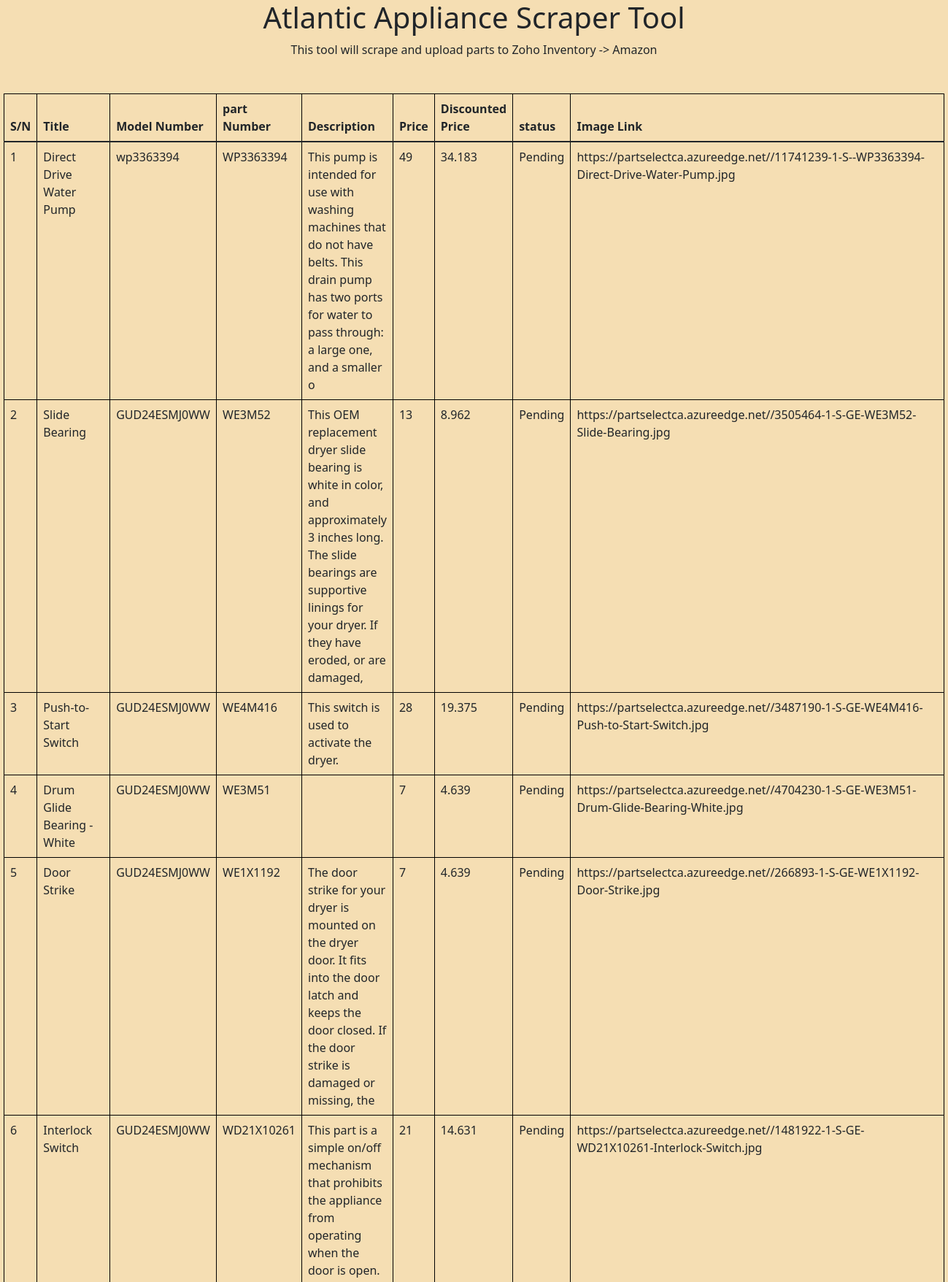
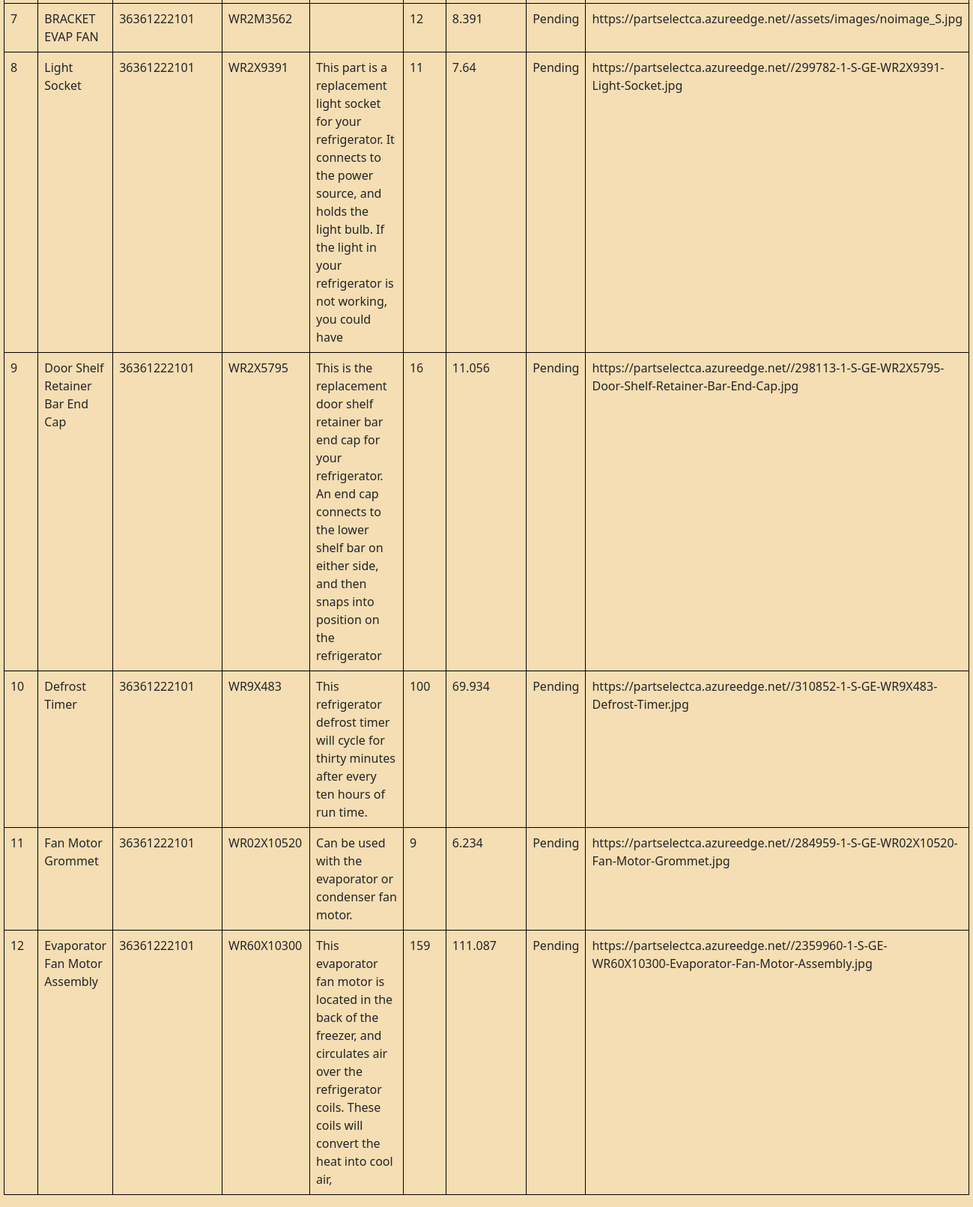
The app's page /scraped_data.php with its own data (2 pictures, top to bottom).
### tables this page shows
CREATE TABLE `scraped` (
  `id` int(11) NOT NULL,
  `title` varchar(255) NOT NULL,
  `model_no` varchar(255) NOT NULL,
  `part_no` varchar(255) NOT NULL,
  `description` varchar(255) NOT NULL,
  `price` varchar(255) NOT NULL,
  `discounted_price` varchar(255) NOT NULL,
  `image` varchar(255) NOT NULL,
  `status` varchar(255) NOT NULL
);

### scraped_data.php (the view, shortened to what this page needs)
<?php include_once "config.php"; ?>
<!DOCTYPE html>
<html lang="en">
<head>
<link href="https://cdn.jsdelivr.net/npm/bootstrap@5.1.3/dist/css/bootstrap.min.css" rel="stylesheet">
</head>
<body class="" style="background:wheat">
<?php
$query = "SELECT * FROM scraped ORDER BY id DESC";
$sql = mysqli_query($connection, $query);
if (mysqli_num_rows($sql) > 0) {
?>
<center>
<h1> Atlantic Appliance Scraper Tool </h1>
<p>This tool will scrape and upload parts to Zoho Inventory -> Amazon</p>
</center>
<table class="table table-responsive table-bordered mt-5  mx-auto
" style='max-width:80%;border-color:black'>
    <thead>
        <tr>
            <th>S/N</th>
            <th>Title</th>
            <th>Model Number</th>
            <th>part Number</th>
            <th>Description</th>
            <th>Price</th>
            <th>Discounted Price</th>
            <th>status</th>
            <th>Image Link</th>
        </tr>
    </thead>
    <tbody>
        <?php
        $id = 1;
        while($row = $sql->fetch_assoc()) {
        ?>
        <tr>
            <td><?= $id ?></td>
            <td><?= $row['title']; ?></td>
            <td><?= $row['model_no'] ?></td>
            <td><?= $row['part_no'] ?></td>
            <td><?= $row['description'] ?></td>
            <td><?= $row['price'] ?></td>
            <td><?= $row['discounted_price'] ?></td>
            <td><?= $row['status'] ?></td>
            <td><?= $row['image'] ?></td>
        </tr>
        <?php
            $id++;
            }
        }
        ?>
    </tbody>
</table>

### records on screen
scraped: title "Direct Drive Water Pump", model_no "wp3363394", part_no "WP3363394", description "This pump is intended for use with washing machines that do not have belts. This drain pump has two ports for water to pass through: a large one, and a smaller o", price "49", discounted_price "34.183", status "Pending", image "https://partselectca.azureedge.net//11741239-1-S--WP3363394-Direct-Drive-Water-Pump.jpg"
scraped: title "Slide Bearing", model_no "GUD24ESMJ0WW", part_no "WE3M52", description "This OEM replacement dryer slide bearing is white in color, and approximately 3 inches long. The slide bearings are supportive linings for your dryer. If they have eroded, or are damaged,", price "13", discounted_price "8.962", status "Pending", image "https://partselectca.azureedge.net//3505464-1-S-GE-WE3M52-Slide-Bearing.jpg"
scraped: title "Push-to-Start Switch", model_no "GUD24ESMJ0WW", part_no "WE4M416", description "This switch is used to activate the dryer.", price "28", discounted_price "19.375", status "Pending", image "https://partselectca.azureedge.net//3487190-1-S-GE-WE4M416-Push-to-Start-Switch.jpg"
scraped: title "Drum Glide Bearing - White", model_no "GUD24ESMJ0WW", part_no "WE3M51", price "7", discounted_price "4.639", status "Pending", image "https://partselectca.azureedge.net//4704230-1-S-GE-WE3M51-Drum-Glide-Bearing-White.jpg"
scraped: title "Door Strike", model_no "GUD24ESMJ0WW", part_no "WE1X1192", description "The door strike for your dryer is mounted on the dryer door. It fits into the door latch and keeps the door closed. If the door strike is damaged or missing, the", price "7", discounted_price "4.639", status "Pending", image "https://partselectca.azureedge.net//266893-1-S-GE-WE1X1192-Door-Strike.jpg"
scraped: title "Interlock Switch", model_no "GUD24ESMJ0WW", part_no "WD21X10261", description "This part is a simple on/off mechanism that prohibits the appliance from operating when the door is open.", price "21", discounted_price "14.631", status "Pending", image "https://partselectca.azureedge.net//1481922-1-S-GE-WD21X10261-Interlock-Switch.jpg"
scraped: title "BRACKET EVAP FAN", model_no "36361222101", part_no "WR2M3562", price "12", discounted_price "8.391", status "Pending", image "https://partselectca.azureedge.net//assets/images/noimage_S.jpg"
scraped: title "Light Socket", model_no "36361222101", part_no "WR2X9391", description "This part is a replacement light socket for your refrigerator. It connects to the power source, and holds the light bulb. If the light in your refrigerator is not working, you could have", price "11", discounted_price "7.64", status "Pending", image "https://partselectca.azureedge.net//299782-1-S-GE-WR2X9391-Light-Socket.jpg"
scraped: title "Door Shelf Retainer Bar End Cap", model_no "36361222101", part_no "WR2X5795", description "This is the replacement door shelf retainer bar end cap for your refrigerator. An end cap connects to the lower shelf bar on either side, and then snaps into position on the refrigerator", price "16", discounted_price "11.056", status "Pending", image "https://partselectca.azureedge.net//298113-1-S-GE-WR2X5795-Door-Shelf-Retainer-Bar-End-Cap.jpg"
scraped: title "Defrost Timer", model_no "36361222101", part_no "WR9X483", description "This refrigerator defrost timer will cycle for thirty minutes after every ten hours of run time.", price "100", discounted_price "69.934", status "Pending", image "https://partselectca.azureedge.net//310852-1-S-GE-WR9X483-Defrost-Timer.jpg"
scraped: title "Fan Motor Grommet", model_no "36361222101", part_no "WR02X10520", description "Can be used with the evaporator or condenser fan motor.", price "9", discounted_price "6.234", status "Pending", image "https://partselectca.azureedge.net//284959-1-S-GE-WR02X10520-Fan-Motor-Grommet.jpg"
scraped: title "Evaporator Fan Motor Assembly", model_no "36361222101", part_no "WR60X10300", description "This evaporator fan motor is located in the back of the freezer, and circulates air over the refrigerator coils. These coils will convert the heat into cool air,", price "159", discounted_price "111.087", status "Pending", image "https://partselectca.azureedge.net//2359960-1-S-GE-WR60X10300-Evaporator-Fan-Motor-Assembly.jpg"
